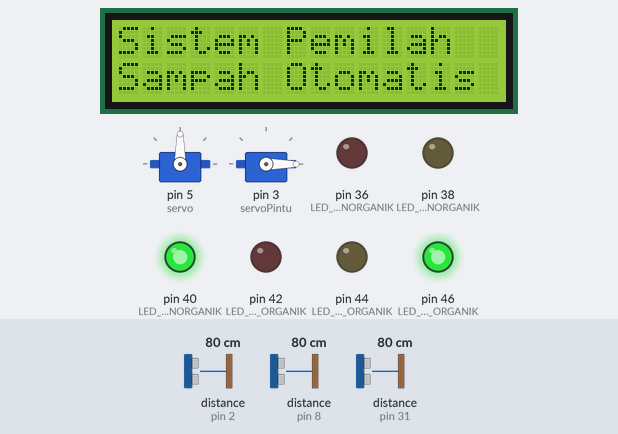
Bench run of a sketch on a simulated Arduino Mega 2560, built with avr-gcc and run on an emulated ATmega2560. On the bench: 2 × servo, 16×2 character LCD, output pins drawn as LEDs (lit = HIGH). Wiring (inferred from the names in the program): 3 × ultrasonic range finder: trigger pin 4, echo pin 2 / trigger pin 10, echo pin 8 / trigger pin 30, echo pin 31. The test bench sets the inputs (shaded band); at power-on: distance to the obstacle (sensors on pin 2, pin 31, pin 8) 80 cm. The echo pulse lasts 58.3 µs per cm; pins used as bus, display or sensor lines are not drawn; what the sketch prints to the serial monitor is not drawn.

Above: at 3.2 s.
3.3 s: distance to the obstacle (sensor on pin 2) set to 22 cm
7.5 s: distance to the obstacle (sensor on pin 2) set to 17 cm
At 9.8 s:
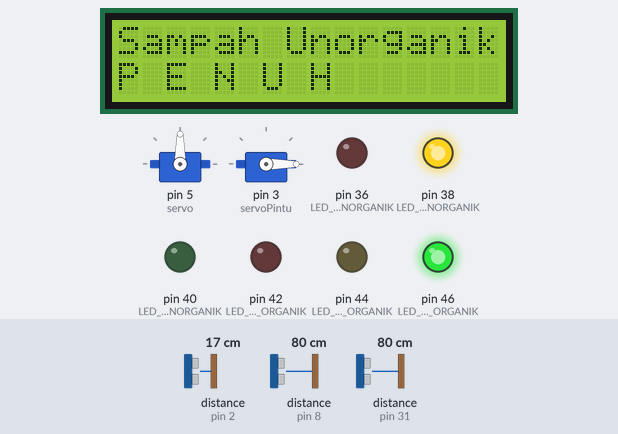
10.1 s: distance to the obstacle (sensor on pin 31) set to 22 cm
11.9 s: distance to the obstacle (sensor on pin 31) set to 17 cm
At 12.86 s:
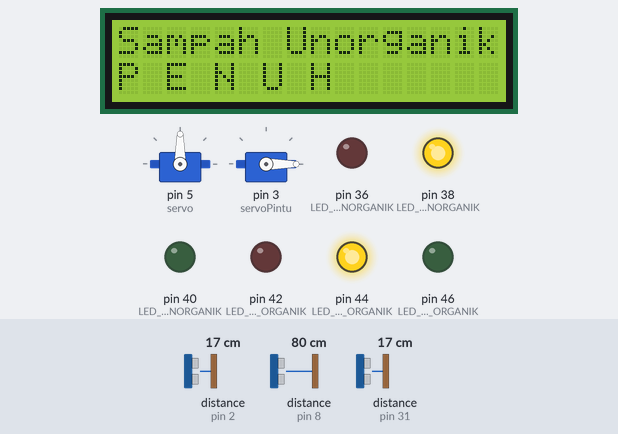
At 13.3 s:
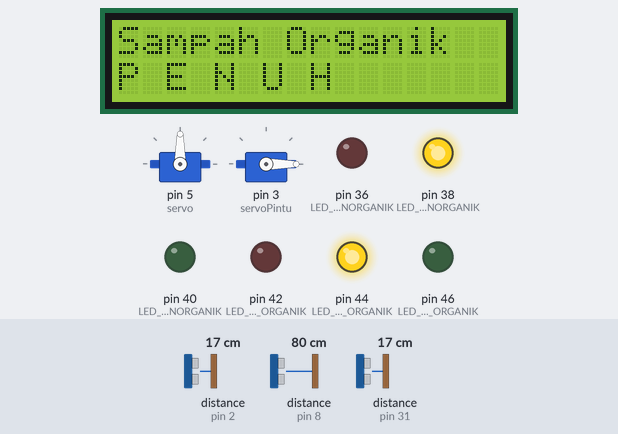
16.1 s: distance to the obstacle (sensor on pin 2) set to 10 cm
18.4 s: distance to the obstacle (sensor on pin 2) set to 7 cm
At 20.5 s:
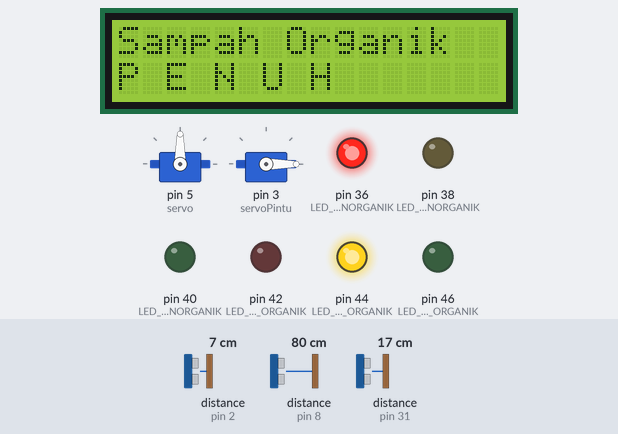
Timing chart, 0 to 22.0 s (numbered marks = the images above; inputs shaded):
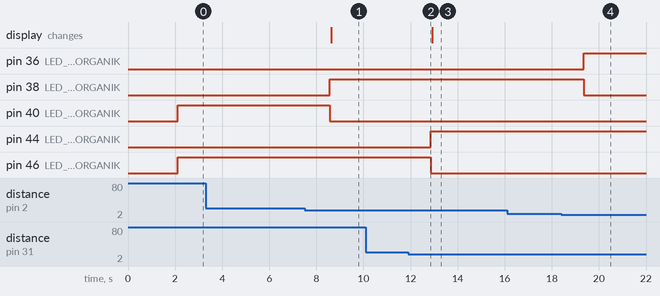

Measured:
- the behaviour switches between 20 and 19 cm on distance to the obstacle (sensor on pin 2) (found by bisection; images 0 and 1)
- the behaviour switches between 20 and 19 cm on distance to the obstacle (sensor on pin 31) (found by bisection; images 1 and 2)
- the behaviour switches between 9 and 8 cm on distance to the obstacle (sensor on pin 2) (found by bisection; images 3 and 4)
- after the input at 3.3 s, every drawn part: stays the same
- after the input at 7.5 s, pin 38 (LED_KUNING_UNORGANIK): LOW → HIGH after 1.1 s; pin 40 (LED_HIJAU_UNORGANIK): HIGH → LOW after 1.1 s; the display: changes after 1.1 s (image 1)
- after the input at 10.1 s, every drawn part: stays the same
- after the input at 11.9 s, pin 44 (LED_KUNING_ORGANIK): LOW → HIGH after 0.96 s; pin 46 (LED_HIJAU_ORGANIK): HIGH → LOW after 0.96 s
- after the input at 16.1 s, every drawn part: stays the same
- after the input at 18.4 s, pin 36 (LED_MERAH_UNORGANIK): LOW → HIGH after 0.97 s; pin 38 (LED_KUNING_UNORGANIK): HIGH → LOW after 0.97 s

The sketch:

pemilah_sampah2.ino
```cpp
#include <Wire.h>
#include <Servo.h>
#include <LiquidCrystal_I2C.h>
#include <ArduinoJson.h>  // Untuk membuat format JSON
// LCD I2C
LiquidCrystal_I2C lcd(0x27, 16, 2);
Servo servo, servoPintu;

// LED
#define LED_MERAH_UNORGANIK 36
#define LED_KUNING_UNORGANIK 38
#define LED_HIJAU_UNORGANIK 40
#define LED_MERAH_ORGANIK 42
#define LED_KUNING_ORGANIK 44
#define LED_HIJAU_ORGANIK 46

// Ultrasonic
#define TRIG_PIN_UNORGANIK 4
#define ECHO_PIN_UNORGANIK 2
#define TRIG_PIN_ORGANIK 30
#define ECHO_PIN_ORGANIK 31
#define TRIG_PIN_PINTU 10
#define ECHO_PIN_PINTU 8

// Sensor
#define SENSOR_INDUCTIVE 9
#define SENSOR_CAPACITIVE 11
#define SENSOR_INFRARED 15

// Buzzer
const int BUZZER_ORGANIK = 41;
const int BUZZER_UNORGANIK = 43;

// Servo Angles
const int Servo1_Open = 0;
const int Servo_Close = 90;
const int Servo2_Open = 180;
const int Servo3_Open = 150;
const int Servo3_Close = 0;

String Volume_Organik;
String Volume_Unorganik;

unsigned long duration_organik, cm_organik;
unsigned long duration_unorganik, cm_unorganik;
unsigned long duration_pintu, cm_pintu;

bool organikkosong = false, unorganikkosong = false;

// Fungsi Menampilkan Pesan ke LCD
void displayMessage(String line1, String line2) {
 lcd.clear();
  lcd.setCursor(0, 0);
  lcd.print(line1);
  lcd.setCursor(0, 1);
  lcd.print(line2);
}

void setup() {
  Serial.begin(115200);
  Serial2.begin(9600);  // Komunikasi ke NodeMCU

  // Inisialisasi pin
  pinMode(BUZZER_ORGANIK, OUTPUT);
  pinMode(BUZZER_UNORGANIK, OUTPUT);


  pinMode(LED_MERAH_ORGANIK, OUTPUT);
  pinMode(LED_KUNING_ORGANIK, OUTPUT);
  pinMode(LED_HIJAU_ORGANIK, OUTPUT);

  pinMode(LED_MERAH_UNORGANIK, OUTPUT);
  pinMode(LED_KUNING_UNORGANIK, OUTPUT);
  pinMode(LED_HIJAU_UNORGANIK, OUTPUT);

  pinMode(TRIG_PIN_ORGANIK, OUTPUT);
  pinMode(ECHO_PIN_ORGANIK, INPUT);

  pinMode(TRIG_PIN_UNORGANIK, OUTPUT);
  pinMode(ECHO_PIN_UNORGANIK, INPUT);

  pinMode(TRIG_PIN_PINTU, OUTPUT);
  pinMode(ECHO_PIN_PINTU, INPUT);

  pinMode(SENSOR_INDUCTIVE, INPUT);
  pinMode(SENSOR_CAPACITIVE, INPUT);
  pinMode(SENSOR_INFRARED, INPUT);

//  servoOrganik.attach(7);
//  servoOrganik.write(Servo1_Close);
  servo.attach(5);
  servo.write(Servo_Close);
  servoPintu.attach(3);
  servoPintu.write(Servo3_Close);

  lcd.init();
  lcd.backlight();
  displayMessage("Sistem Pemilah", "Sampah Otomatis");
  delay(2000);
}

void cek_tinggi_sampah_organik() {
  digitalWrite(TRIG_PIN_ORGANIK, LOW);
  delayMicroseconds(2);
  digitalWrite(TRIG_PIN_ORGANIK, HIGH);
  delayMicroseconds(10);
  digitalWrite(TRIG_PIN_ORGANIK, LOW);

  duration_organik = pulseIn(ECHO_PIN_ORGANIK, HIGH);
  cm_organik = duration_organik * 0.034 / 2;

  Serial.print(" jarak organik   ");
  Serial.println(cm_organik);

  if (cm_organik <= 7) {
    Volume_Organik = "Sampah Organik Penuh";
    Serial.println(Volume_Organik);
    displayMessage("Sampah Organik", "P E N U H");
    digitalWrite(LED_MERAH_ORGANIK, HIGH);
    digitalWrite(LED_HIJAU_ORGANIK, LOW);
    digitalWrite(LED_KUNING_ORGANIK, LOW);
    // tone(BUZZER_ORGANIK, 1000);
    organikkosong = false;
  } else if (cm_organik >= 10 && cm_organik < 19) {
    Volume_Organik = "Sampah Organik Hampir  Penuh";
    digitalWrite(LED_KUNING_ORGANIK, HIGH);
    digitalWrite(LED_MERAH_ORGANIK, LOW);
    digitalWrite(LED_HIJAU_ORGANIK, LOW);
    organikkosong = false;
  } else {
    organikkosong = true;
    Volume_Organik = "Sampah Organik Kosong";
     //lcd.clear();
    //displayMessage("Sistem Pemilah", "Sampah Otomatis");
    digitalWrite(LED_MERAH_ORGANIK, LOW);
    digitalWrite(LED_KUNING_ORGANIK, LOW);
    digitalWrite(LED_HIJAU_ORGANIK, HIGH);
    noTone(BUZZER_ORGANIK);
  }
}

void cek_tinggi_sampah_unorganik() {
  digitalWrite(TRIG_PIN_UNORGANIK, LOW);
  delayMicroseconds(2);
  digitalWrite(TRIG_PIN_UNORGANIK, HIGH);
  delayMicroseconds(10);
  digitalWrite(TRIG_PIN_UNORGANIK, LOW);

  duration_unorganik = pulseIn(ECHO_PIN_UNORGANIK, HIGH);
  cm_unorganik = duration_unorganik * 0.034 / 2;
  Serial.print(" jarak unorganik  ");
  Serial.println(cm_unorganik);

  if (cm_unorganik <= 7) {
    Volume_Unorganik = "Sampah Unorganik Penuh";
    displayMessage("Sampah Unorganik", "P E N U H");
    Serial.println(Volume_Unorganik);
    digitalWrite(LED_MERAH_UNORGANIK, HIGH);
    digitalWrite(LED_HIJAU_UNORGANIK, LOW);
    digitalWrite(LED_KUNING_UNORGANIK, LOW);
    //tone(BUZZER_UNORGANIK, 1000);
    unorganikkosong = false;
  } else if (cm_unorganik >= 10 && cm_unorganik < 19) {
    Volume_Unorganik = "Sampah Unorganik Hampir Penuh";
    digitalWrite(LED_KUNING_UNORGANIK, HIGH);
    digitalWrite(LED_MERAH_UNORGANIK, LOW);
    digitalWrite(LED_HIJAU_UNORGANIK, LOW);
    unorganikkosong = false;
  } else if (cm_unorganik > 28) {
    unorganikkosong = true;
    Volume_Unorganik = "Sampah Unorganik Kosong";
    //displayMessage("Sistem Pemilah", "Sampah Otomatis");
    digitalWrite(LED_MERAH_UNORGANIK, LOW);
    digitalWrite(LED_KUNING_UNORGANIK, LOW);
    digitalWrite(LED_HIJAU_UNORGANIK, HIGH);
    noTone(BUZZER_UNORGANIK);
  }
}

void cek_sampah() {


  int sensorInductive = digitalRead(SENSOR_INDUCTIVE);
  int sensorCapacitive = digitalRead(SENSOR_CAPACITIVE);
  int sensorInfrared = digitalRead(SENSOR_INFRARED);
  Serial.print(" induktive  ");
  Serial.println(sensorInductive);
  Serial.print(" capasitive  ");
  Serial.println(sensorCapacitive);
  Serial.print(" infrared  ");
  Serial.println(sensorInfrared);

   if (sensorInductive == 1 && sensorCapacitive == 0 && sensorInfrared ==1 ) {
      displayMessage("Sistem Pemilah", "Masukan Sampah");
     servo.write(Servo_Close);
  } else if (sensorInductive == 1 && sensorCapacitive == 1 && sensorInfrared == 0 ) {
    displayMessage("Sistem Pemilah", "Sampah Organik");
    //servoOrganik.write(Servo2_Open);
    servo.write(Servo1_Open );
    delay(3000);
    servo.write(Servo_Close);
  } else if (sensorInductive == 1 && sensorCapacitive == 1 && sensorInfrared == 1 ) {
    displayMessage("Sistem Pemilah", "Sampah Organik");
    servo.write(Servo1_Open);
   // servoUnorganik.write(Servo1_Close );
    delay(3000);
    servo.write(Servo_Close);
  } else if (sensorInductive == 0 && sensorCapacitive == 0 && sensorInfrared == 1) {
    displayMessage("Sistem Pemilah", "Sampah Unorganik");
    servo.write(Servo2_Open);
    //servoOrganik.write(Servo2_Close);x
    delay(3000);
   servo.write(Servo_Close);
  } else if (sensorInductive == 1 && sensorCapacitive == 0 && sensorInfrared == 0) {
    displayMessage("Sistem Pemilah", "Sampah Unorganik");
    servo.write(Servo2_Open);
   // servoOrganik.write(Servo2_Close);
    delay(3000);
   servo.write(Servo_Close);
  }
  else if (sensorInductive == 0 && sensorCapacitive == 0 && sensorInfrared == 0) {
    displayMessage("Sistem Pemilah", "Sampah Unorganik");
    servo.write(Servo2_Open);
    delay(3000);
   servo.write(Servo_Close);
    }
}

void cek_orang() {
  digitalWrite(TRIG_PIN_PINTU, LOW);
  delayMicroseconds(2);
  digitalWrite(TRIG_PIN_PINTU, HIGH);
  delayMicroseconds(10);
  digitalWrite(TRIG_PIN_PINTU, LOW);

  duration_pintu = pulseIn(ECHO_PIN_PINTU, HIGH);
  cm_pintu = duration_pintu * 0.034 / 2;
  Serial.print(" pintu  ");
  Serial.println(cm_pintu);
  if (cm_pintu <= 28 && organikkosong && unorganikkosong) {
    displayMessage(" Silahkan Masukan", "S A M P A H");
    servoPintu.write(Servo3_Open);  // Buka pintu
    delay(1500);
    cek_sampah();
  } else {
    servoPintu.write(Servo3_Close);  // Tutup pintu
  }
}

void kirim_data_ke_nodeMCU() {
  StaticJsonDocument<200> doc;
  doc["volume_organik"] = Volume_Organik;
  doc["volume_unorganik"] = Volume_Unorganik;

  String output;
  serializeJson(doc, output);
  Serial2.println(output);
  Serial.println(output);
}


void loop() {
  cek_orang();
  cek_tinggi_sampah_organik();
  cek_tinggi_sampah_unorganik();
  kirim_data_ke_nodeMCU();
  if (organikkosong && unorganikkosong) {
  displayMessage("Sistem Pemilah", "Sampah Otomatis");
  }
    else if (!organikkosong) {
    displayMessage("Sampah Organik", "P E N U H");
  }
    else if (!unorganikkosong) {
    displayMessage("Sampah Unorganik", "P E N U H");
  }
  delay(1000);
}
```
